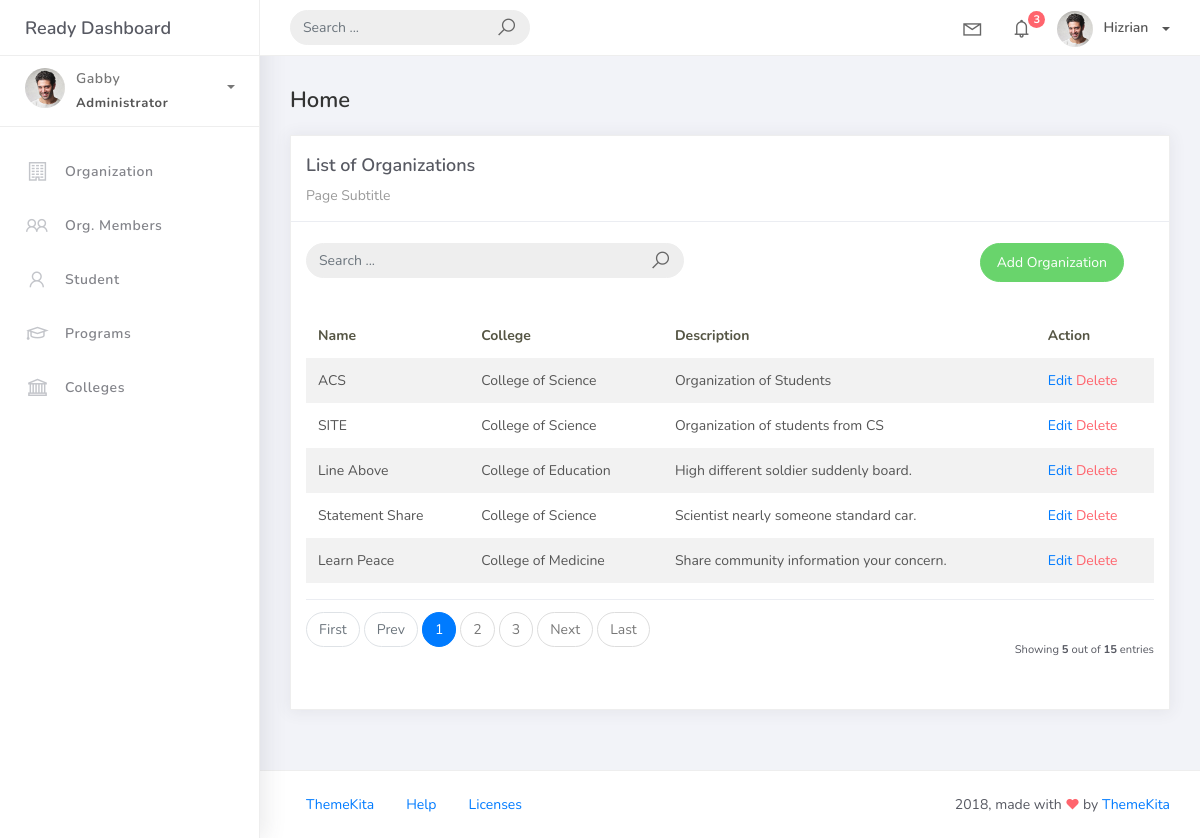
Screenshot of /organization_list with the database file from the repository.
### studentorg/models.py (models this page shows, shortened)
class BaseModel(models.Model):
    created_at = models.DateTimeField(auto_now_add=True, db_index=True)
    updated_at = models.DateTimeField(auto_now=True)
    class Meta:
        abstract = True

class Organization(BaseModel):
    name = models.CharField(max_length=250)
    college = models.ForeignKey(
        College, null=True, blank=True, on_delete=models.CASCADE)
    description = models.CharField(max_length=500)

class College(BaseModel):
    college_name = models.CharField(max_length=150)
    def __str__(self):
        return self.college_name

### studentorg/views.py (the view)
# urls.py: path('organization_list', OrganizationList.as_view(), name='organization-list'),
class OrganizationList(ListView):
    model = Organization
    context_object_name = 'organization'
    template_name = 'org_list.html'
    paginate_by = 5
    def get_queryset(self, *args, **kwargs):
        qs = super(OrganizationList, self).get_queryset(*args, **kwargs)
        if self.request.GET.get("q") != None:
            query = self.request.GET.get("q")
            qs = qs.filter(
                Q(name__icontains=query) |
                Q(description__icontains=query)
            )
        return qs

### templates/org_list.html
{% extends 'base.html' %} {% load static %} {% block content %}
<div class="content">
    <div class="container-fluid">
        <h4 class="page-title">Home</h4>
        <div class="row">
            <div class="col-md-12">
                <div class="card">
                    <div class="card-header">
                        <div class="card-title">List of Organizations</div>
                        <div class="card-category">Page Subtitle</div>
                    </div>
                    <br />
                    <div class="col-md-12 row">
                        <div class="col-md-6">
                            <form class="navbar-left navbar-form nav-search mr-md-3" action="{% url 'organization-list' %}">
                                <div class="input-group">
                                    <input type="text" placeholder="Search ..." class="form-control" name="q" />
                                    <div class="input-group-append">
                                        <span class="input-group-text">
                                            <i class="la la-search search-icon"></i>
                                        </span>
                                    </div>
                                </div>
                            </form>
                        </div>
                        <div class="col-md-6">
                            <div class="pull-right">
                                <a href="{% url 'organization-add' %}" class="btn btn-success btn-rounded">Add Organization</a>
                            </div>
                        </div>
                    </div>
                    <div class="card-body">
                        <table class="table table-striped mt-3">
                            <thead>
                                <tr>
                                    <th scope="col">Name</th>
                                    <th scope="col">College</th>
                                    <th scope="col">Description</th>
                                    <th scope="col">Action</th>
                                </tr>
                            </thead>
                            <tbody>
                                {% for object in object_list %}
                                <tr>
                                    <td>{{ object.name }}</td>
                                    <td>{{ object.college }}</td>
                                    <td>{{ object.description }}</td>
                                    <td>
                                        <a href="organization_list/{{ object.id }}">Edit</a>
                                        <a href="organization_list/{{ object.id }}/delete" class="text-danger">Delete</a>
                                      </td>
                                </tr>
                                {% empty %}
                                <tr>
                                  <td colspan="4" style="text-align: center">
                                    <p class="text-sm font-weight-bold mb-0">No Records Found</p>
                                  </td>
                                </tr>
                                {% endfor %}
                            </tbody>
                        </table>
                        {% include 'includes/pagination.html' %}
                    </div>
                </div>
            </div>
        </div>
    </div>
</div>
{% endblock %}

### rows the page displays
Organization: name "ACS", college "College of Science", description "Organization of Students"
Organization: name "SITE", college "College of Science", description "Organization of students from CS"
Organization: name "Line Above", college "College of Education", description "High different soldier suddenly board."
Organization: name "Statement Share", college "College of Science", description "Scientist nearly someone standard car."
Organization: name "Learn Peace", college "College of Medicine", description "Share community information your concern."

### other values shown
{{ page_num }} "1"
{{ page_num }} "2" "3"
{{ object_list.count }} "5"
{{ paginator.count }} "15"
